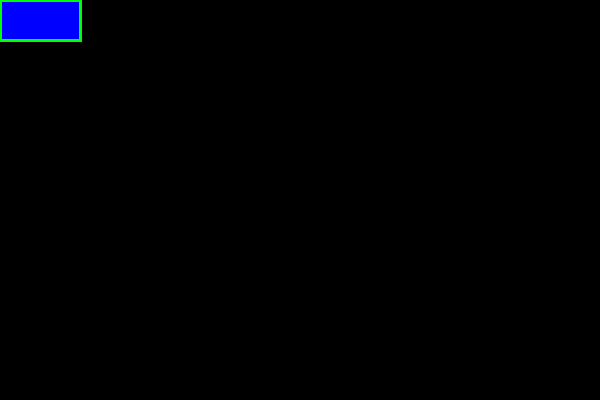
Frame 1 (no input)
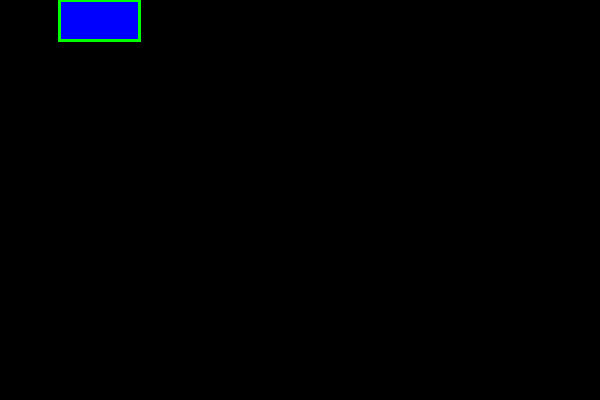
Frame 60 (the mouse pressed at the canvas centre just before this capture)
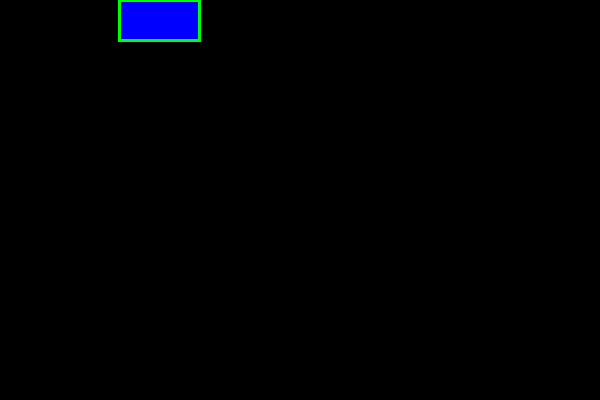
Frame 120 (the mouse held since frame 60 and released just before this capture)

The Processing sketch that drew these frames (run headless with seeded random() and noise(); from frame 60 on, the mouse is pressed at the canvas centre):

// Processing sketch: s06_animate_and_startover
// ── s06_animate_and_startover.pde
/*
 * Move right and bounce off the right edge
 * @author Dov Kruger
 * @created 2014-02-01
 * (c)2014 Ad Astra Education
 * Permission granted to use for non-commercial educational purposes
 * provided this comment is left intact
 */
void setup() {
  size(600,400);
}

int x = 0, y = 0;
int speedX = +1;
void draw() {    // draw is called over and over again
  background(0); // set background to black
  stroke(0, 255, 0); // draw edge bright green
  strokeWeight(3); // edge is 3 dots thick
  fill(0,0,255); 
  rect(x,y, 80,40);
  x = x + 1;
  if (x >= 600) {
    x = 0;    
  }
}
